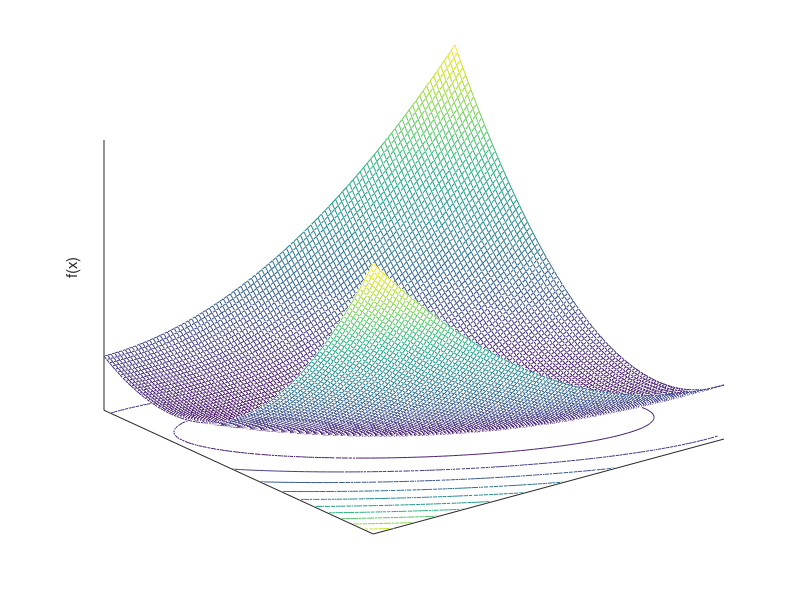

The MATLAB source for this figure:
function Schwefel12Plot

xlimits = [-1 1];
dx = (xlimits(2) - xlimits(1)) / 100;
N = floor((xlimits(2) - xlimits(1)) / dx) + 1;
obj = zeros(N, N);
i = 0;
for x = xlimits(1) : dx : xlimits(2)
    i = i + 1;
    k = 0;
    for y = xlimits(1) : dx : xlimits(2)
        k = k + 1;
        sum1 = x;
        sum2 = x + y;
        obj(i,k) = sum1^2 + sum2^2;
    end
end
close all
[x, y] = meshgrid(xlimits(1) : dx : xlimits(2));
meshc(x,y,obj);
zlabel('f(x)')
set(gca, 'XTick', [])
set(gca, 'YTick', [])
set(gca, 'ZTick', [])
temp = axis;
axis([xlimits, xlimits, temp(5), max(max(obj))])
